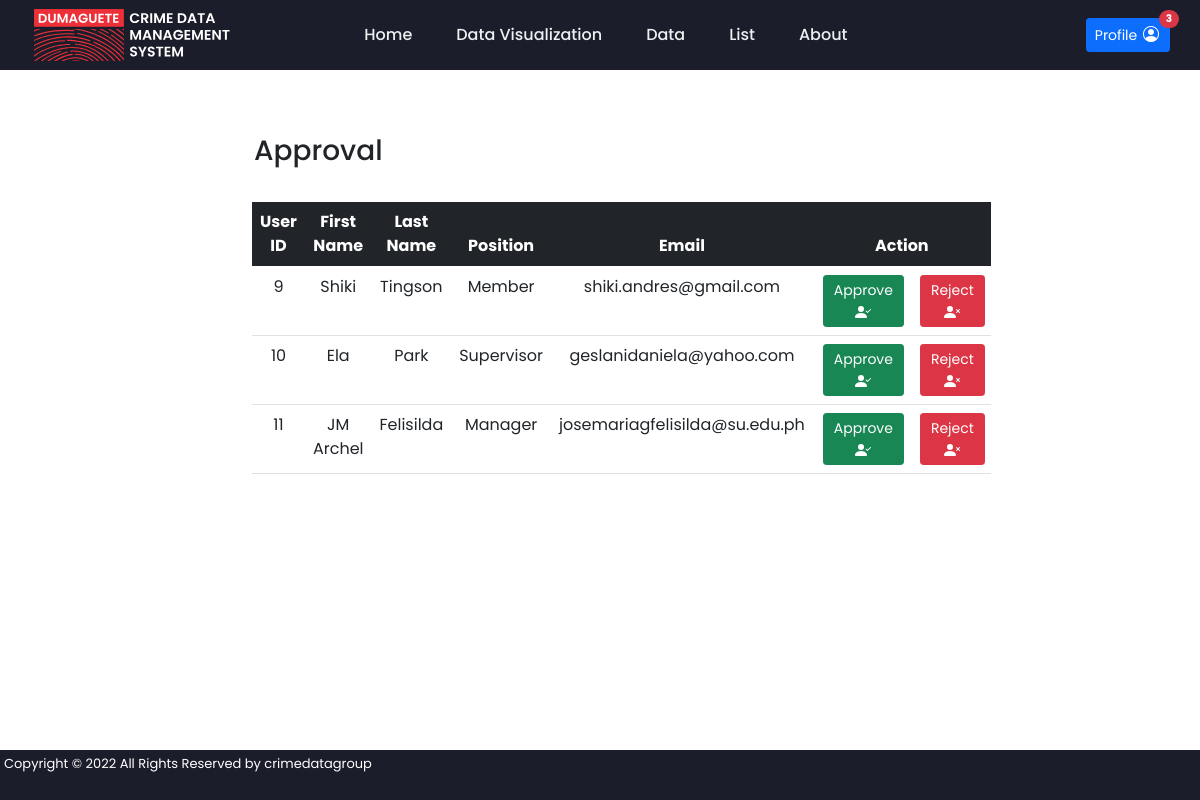
The page /approval.php (signed in) on the database its author committed.
### tables this page shows
CREATE TABLE `user` (
  `user_id` int(11) NOT NULL,
  `email` varchar(100) NOT NULL,
  `password` varchar(100) DEFAULT NULL,
  `first_name` varchar(100) NOT NULL,
  `last_name` varchar(100) NOT NULL,
  `position` varchar(100) NOT NULL,
  `create_timestamp` timestamp NULL DEFAULT current_timestamp(),
  `update_timestamp` timestamp NULL DEFAULT NULL,
  `approve_reject_timestamp` timestamp NULL DEFAULT NULL,
  `supervisor_accept_reject` int(11) DEFAULT NULL,
  `approval` int(11) DEFAULT 0,
  `image_name` varchar(100) DEFAULT 'profile.png'
);

### approval.php (the view, shortened to what this page needs)
<!DOCTYPE html>
<head>
   <link rel="stylesheet" href="style.css">
	<link href="https://cdn.jsdelivr.net/npm/bootstrap@5.0.2/dist/css/bootstrap.min.css" rel="stylesheet">
	<link rel="stylesheet" href="https://cdn.jsdelivr.net/npm/bootstrap-icons@1.8.1/font/bootstrap-icons.css">
</head>
<?php include("header.php"); ?>
<body>
	<div class="col-md-7" style="margin:auto;">
		<h3>Approval</h3><br>
        <table class="table" style='text-align: center;'>
          <thead class="thead-dark">
            <tr class='table-dark'>
              <th>User ID</th>
              <th>First Name</th>
              <th>Last Name</th>
              <th>Position</th>
              <th>Email</th>
              <th colspan="2">Action</th>
            </tr>
          </thead>
          <tbody>
            <?php
            $res=mysqli_query($conn,"SELECT `user_id`, `email`, `first_name`, `last_name`, `position` FROM `user` WHERE `approval`=0");
            while ($row=mysqli_fetch_array($res))
            {
              echo "<tr>";
              echo "<td>"; echo $row["user_id"];  echo "</td>";
              echo "<td>"; echo ucfirst($row["first_name"]);  echo "</td>";
              echo "<td>"; echo ucfirst($row["last_name"]);  echo "</td>";
              echo "<td>"; echo $row["position"];  echo "</td>";
              echo "<td>"; echo $row["email"];  echo "</td>";
              echo "<td>"; ?> <a href="register_approve.php?id=<?php echo $row["user_id"]; ?>"><button type="button" class="btn btn-success btn-sm">
                Approve
                </button></a> <?php  echo "</td>";
              echo "<td>"; ?> <a href="register_reject.php?id=<?php echo $row["user_id"]; ?>" onClick='return confirm("Are you sure you want to Reject?");'><button type="button" class="btn btn-danger btn-sm">
                Reject
                </button></a> <?php  echo "</td>";
              echo "</tr>";
            }
            ?>
          </tbody>
        </table>
    </div>
</body>
<?php include("footer.php"); ?>
</html>

### style.css (style rules this page uses)
body { background-size: cover; background-repeat: no-repeat; overflow: auto; flex-grow: 1; margin: 0px; padding: 0px; }
* { font-family: 'Poppins', sans-serif; margin:0; padding:2px; box-sizing: border-box; outline: #1b1e2a; border: grey; text-decoration: none; }
h3 { font-size:1rem; font-weight:100; }

### rows shown on the page
user: user_id "9", first_name "Shiki", last_name "Tingson", position "Member", email "shiki.andres@gmail.com"
user: user_id "10", first_name "Ela", last_name "Park", position "Supervisor", email "geslanidaniela@yahoo.com"
user: user_id "11", first_name "JM Archel", last_name "Felisilda", position "Manager", email "josemariagfelisilda@su.edu.ph"

### other values the page prints
$row["numbers"] "3"
